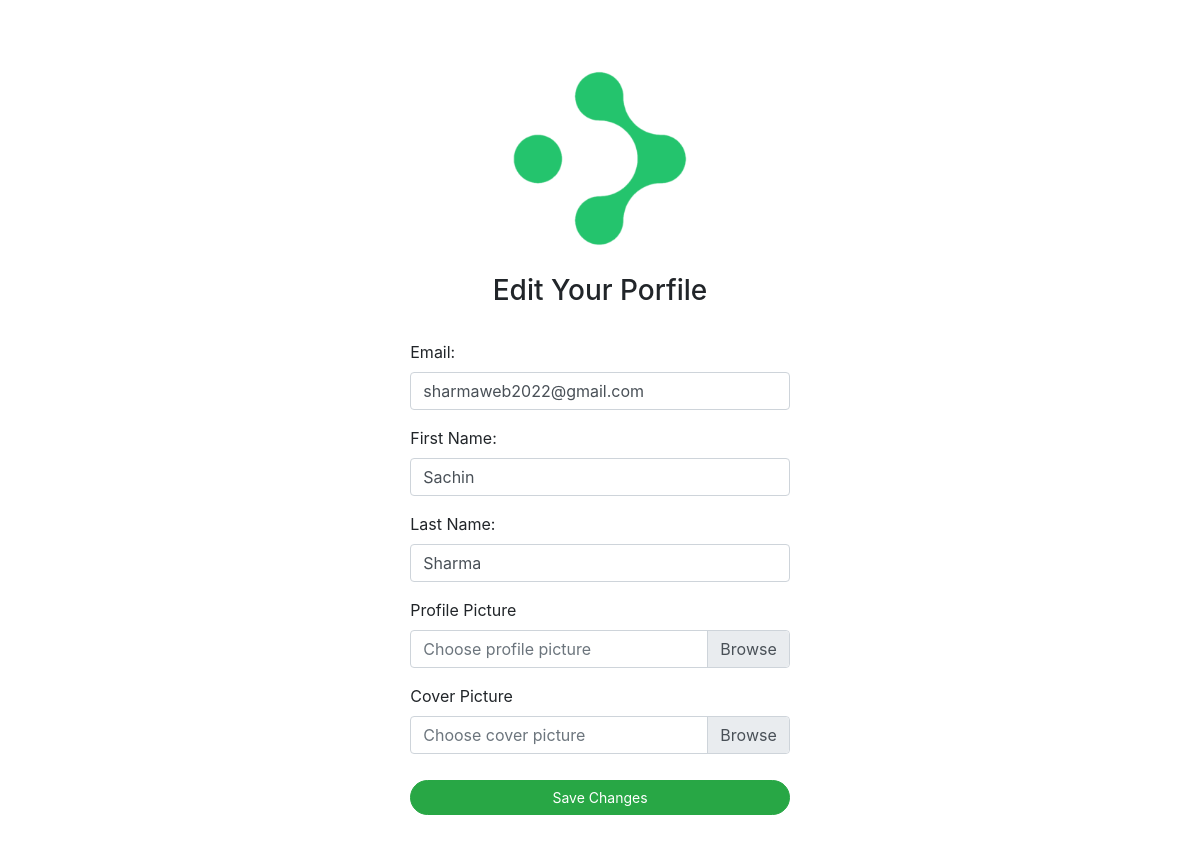
Page /n/edit/ (signed in) on the committed database.
### network/models.py (models this page shows, shortened)
class User(AbstractUser):
    profile_pic = models.ImageField(upload_to='profile_pic/')
    bio = models.TextField(max_length=160, blank=True, null=True)
    cover = models.ImageField(upload_to='covers/', blank=True)

### network/views.py (the view)
# urls.py: path('n/edit/', views.edit_profile, name='edit_profile'),
@login_required
def edit_profile(request):
    if request.method == "POST":
        request.user.email = request.POST["email"]
        request.user.first_name = request.POST["firstname"]
        request.user.last_name = request.POST["lastname"]
        if request.FILES.get("profile"):
            request.user.profile_pic = request.FILES.get("profile")
        if request.FILES.get("cover"):
            request.user.cover = request.FILES.get("cover")
        request.user.save()
        return HttpResponseRedirect(reverse("index"))
    else:
        return render(request, "network/edit_profile.html", {"user": request.user})

### network/templates/network/edit_profile.html (shortened to what this page needs)
{% extends "network/layout2.html" %}
{% load static %}
{% block body %}
    <div class="user-box" style="margin-top: 6vh;">
        <div>
            <center>
                <img src="{% static 'network/Images/logo_icon.png' %}" height="200px" style="margin-bottom: 2vh;">
                <h3>Edit Your Porfile</h2><br>
            </center>
        </div>
    <form method="post" enctype="multipart/form-data" style="width: 100%;margin-bottom: 5vh;">
        <div class="form-group">
            <label for="email">Email:</label>
            <input class="form-controlmy form-control inp usrname" type="email" id="email" name="email"  style="margin-top: 0;" value="{{ user.email }}">
        </div>
        <div class="form-group">
            <label for="firstname">First Name:</label>
            <input class="form-controlmy form-control inp usrname" type="text" id="firstname" name="firstname" style="margin-top: 0;" value="{{ user.first_name }}">
        </div>
        <div class="form-group">
            <label for="lastname">Last Name:</label>
            <input class="form-controlmy form-control inp usrname" type="text" id="lastname" name="lastname" style="margin-top: 0;" value="{{ user.last_name }}">
        </div>
        <div class="form-group">
                <label for="lastname">Profile Picture</label>
                <div class="custom-file">
                    <label class="custom-file-label" for="profile"><span style="color: #6c757d;">Choose profile picture<span></label>
                    </div>
                </div>
                <div class="form-group">
                    <label for="lastname">Cover Picture</label>
                    <div class="custom-file">
                    <label class="custom-file-label" for="cover"><span style="color: #6c757d;">Choose cover picture<span></label>
                </div>
            </div>
            <center>
                <input class="btn btn-primary merasign" type="submit" value="Save Changes" style="margin-top: 10px; width: 95%; " >
            </center>
    </form>
{% endblock %}

### network/static/network/styles2.css (style rules this page uses)
.btn, .btn:focus, .btn:active { box-shadow: none !important; -webkit-box-shadow: none !important; }
.btn { color: white; background-color: #28a745 !important; border-color: #28a745 !important; border-radius: 999px; width: 95%; }
.user-box { background-color: #fff; width: 45%; border-radius: 5px; margin-top: 10vh; margin-left: auto; margin-right: auto; padding: 10px 50px 10px 50px; }
.user-box form>div { margin-left: 10px; margin-right: 10px; }
.custom-file-label { overflow: hidden; }
.form-controlmy { display: block; width: 100%; padding: .375rem .75rem; font-size: 1rem; font-weight: 400; line-height: 1.5; color: #495057; background-color: #fff; background-clip: padding-box; border: 1px solid #ced4da; border-radius: .25rem; transition: border-color .15s ease-in-out, box-shadow .15s ease-in-out; }
.merasign { font-size: 14px; }

### rows in the picture
User: email "sharmaweb2022@gmail.com", firstname "Sachin", lastname "Sharma"
